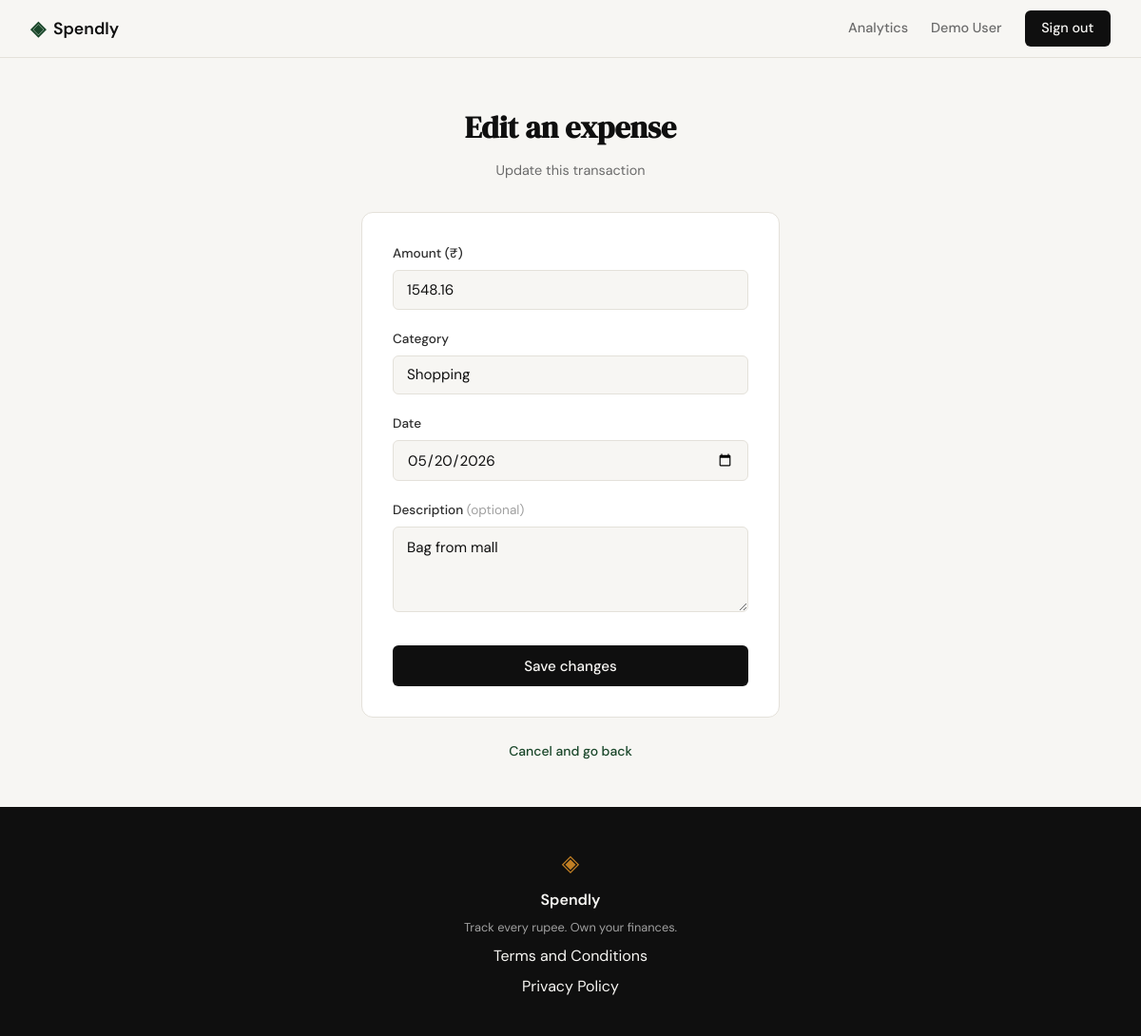
The app's page /expenses/13/edit (signed in) with its own data.
### tables this page shows
CREATE TABLE expenses (
            id          INTEGER PRIMARY KEY AUTOINCREMENT,
            user_id     INTEGER NOT NULL REFERENCES users(id),
            amount      REAL    NOT NULL,
            category    TEXT    NOT NULL,
            date        TEXT    NOT NULL,
            description TEXT,
            created_at  TEXT    DEFAULT (datetime('now'))
        );

### app.py (the view, shortened to what this page needs)
@app.route("/expenses/<int:id>/edit", methods=["GET", "POST"])
def edit_expense(id):
    if not session.get("user_id"):
        return redirect(url_for("login"))
    expense = get_expense(id)
    if expense is None or expense["user_id"] != session["user_id"]:
        abort(404)
    if request.method == "GET":
        return render_template("edit_expense.html", categories=CATEGORIES,
                               expense_id=id, amount=expense["amount"],
                               category=expense["category"], date=expense["date"],
                               description=expense["description"] or "")

### database/db.py (called while the page is built)
def get_db():
    conn = sqlite3.connect(_DB_PATH)
    conn.row_factory = sqlite3.Row
    conn.execute("PRAGMA foreign_keys = ON")
    return conn

def get_expense(expense_id):
    conn = get_db()
    expense = conn.execute(
        "SELECT * FROM expenses WHERE id = ?", (expense_id,)
    ).fetchone()
    conn.close()
    return expense

### templates/edit_expense.html (shortened to what this page needs)
{% extends "base.html" %}
{% block head %}
<link rel="stylesheet" href="{{ url_for('static', filename='css/add_expense.css') }}">
{% endblock %}
{% block content %}
<section class="auth-section">
    <div class="auth-container">
        <div class="auth-header">
            <h1 class="auth-title">Edit an expense</h1>
            <p class="auth-subtitle">Update this transaction</p>
        </div>
        <div class="auth-card">
            <form method="POST" action="{{ url_for('edit_expense', id=expense_id) }}">
                <div class="form-group">
                    <label for="amount">Amount (₹)</label>
                    <input type="number" step="0.01" min="0.01" id="amount" name="amount"
                           class="form-input" placeholder="0.00"
                           value="{{ amount or '' }}"
                           required autofocus>
                </div>
                <div class="form-group">
                    <label for="category">Category</label>
                    <select id="category" name="category" class="form-input form-select" required>
                        {% for cat in categories %}
                        <option value="{{ cat }}" {{ 'selected' if category == cat else '' }}>{{ cat }}</option>
                        {% endfor %}
                    </select>
                </div>
                <div class="form-group">
                    <label for="date">Date</label>
                    <input type="date" id="date" name="date"
                           class="form-input"
                           value="{{ date }}"
                           required>
                </div>
                <div class="form-group">
                    <label for="description">Description <span class="form-optional">(optional)</span></label>
                    <textarea id="description" name="description"
                              class="form-input form-textarea" rows="3"
                              placeholder="e.g. Lunch at canteen">{{ description or '' }}</textarea>
                </div>
                <button type="submit" class="btn-submit">Save changes</button>
            </form>
        </div>
        <p class="auth-switch">
            <a href="{{ url_for('profile') }}">Cancel and go back</a>
        </p>
    </div>
</section>
{% endblock %}

### static/css/style.css (style rules this page uses)
:root { --ink: #0f0f0f; --ink-soft: #2d2d2d; --ink-muted: #6b6b6b; --ink-faint: #a0a0a0; --paper: #f7f6f3; --paper-warm: #f0ede6; --paper-card: #ffffff; --accent: #1a472a; --accent-light: #e8f0eb; --accent-2: #c17f24; --accent-2-light: #fdf3e3; --danger: #c0392b; --danger-light: #fdecea; --border: #e4e1da; --border-soft: #eeebe4; --font-display: 'DM Serif Display', Georgia, serif; --font-body: 'DM Sans', system-ui, sans-serif; --max-width: 1200px; --auth-width: 440px; --radius-sm: 6px; --radius-md: 12px; --radius-lg: 20px; }
*, *::before, *::after { box-sizing: border-box; margin: 0; padding: 0; }
html { font-size: 16px; scroll-behavior: smooth; }
body { background: var(--paper); color: var(--ink); font-family: var(--font-body); font-size: 1rem; line-height: 1.6; -webkit-font-smoothing: antialiased; }
a { color: inherit; text-decoration: none; }
.auth-section { min-height: calc(100vh - 60px - 100px); display: flex; align-items: center; justify-content: center; padding: 3rem 2rem; }
.auth-container { width: 100%; max-width: var(--auth-width); }
.auth-header { text-align: center; margin-bottom: 2rem; }
.auth-title { font-family: var(--font-display); font-size: 2rem; color: var(--ink); margin-bottom: 0.5rem; }
.auth-subtitle { font-size: 0.9rem; color: var(--ink-muted); }
.auth-card { background: var(--paper-card); border: 1px solid var(--border); border-radius: var(--radius-md); padding: 2rem; margin-bottom: 1.5rem; }
.form-group { margin-bottom: 1.25rem; }
.form-group label { display: block; font-size: 0.85rem; font-weight: 500; color: var(--ink-soft); margin-bottom: 0.4rem; }
.form-input { width: 100%; padding: 0.6rem 0.875rem; border: 1px solid var(--border); border-radius: var(--radius-sm); font-family: var(--font-body); font-size: 0.95rem; color: var(--ink); background: var(--paper); outline: none; transition: border-color 0.2s; }
.form-input::placeholder { color: var(--ink-faint); }
.btn-submit { width: 100%; padding: 0.7rem; background: var(--ink); color: var(--paper); border: none; border-radius: var(--radius-sm); font-family: var(--font-body); font-size: 0.95rem; font-weight: 500; cursor: pointer; transition: background 0.2s; margin-top: 0.5rem; }
.auth-switch { text-align: center; font-size: 0.875rem; color: var(--ink-muted); }
.auth-switch a { color: var(--accent); font-weight: 500; }

### static/css/add_expense.css (style rules this page uses)
.form-select { appearance: none; -webkit-appearance: none; background-color: var(--paper); color: var(--ink); cursor: pointer; }
.form-textarea { min-height: 4.5rem; resize: vertical; line-height: 1.5; font-family: var(--font-body); }
.form-optional { color: var(--ink-faint); font-weight: 400; }

### records on screen
expenses: amount "1548.16", date "05/20/2026", description "Bag from mall"

### other values on screen
form field category "Shopping"
